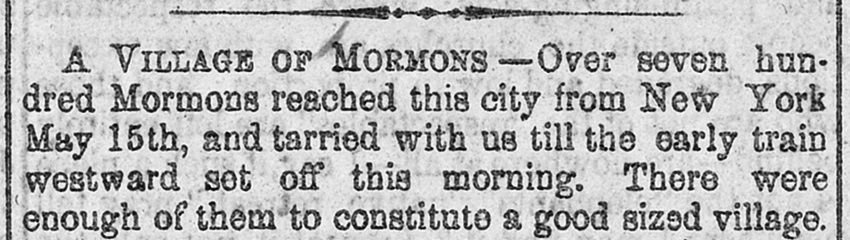
%> input picture Images/text.jpg, 850 x 240 px
$ octave umbralizacion.m   (GNU Octave 9; MATLAB toolbox functions it lacks are replaced by stand-ins)
%> lines starting %> are read from the running program, lines starting %| are printed output that depends on the picture; in (x1, y1, x2, y2) boxes, pixels count from 0 and x2, y2 are one past the last pixel; in counts of white or black regions, pixels touching at a corner belong together; the program's own positions count from 1
I = imread('Images/text.jpg');
%> I is the input picture: size 240x850x3 uint8; min 0, max 255, mean 183.6
img = rgb2gray(I);
imhist(img);
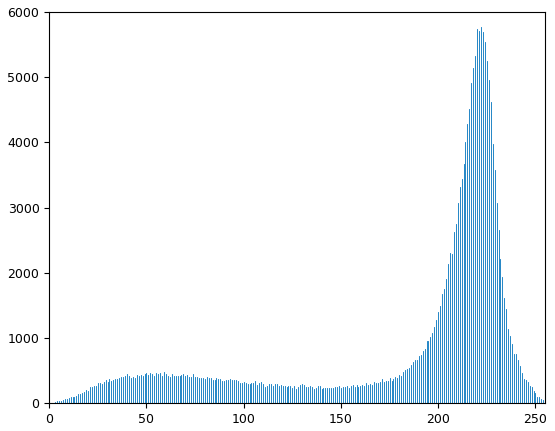
%> figure redrawn from the program's plot data; highest point at x = 222, y = 5768
BW = imbinarize(img, 0.6);
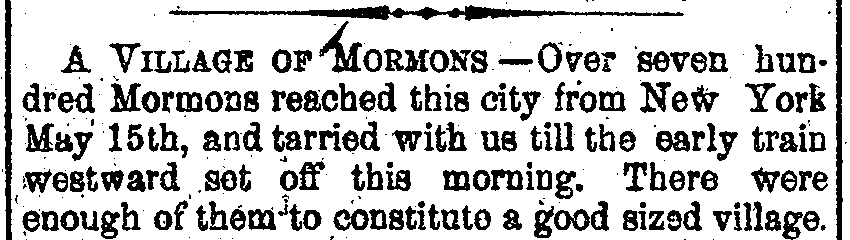
%> BW: size 240x850 logical; 77.1% white; 305 black regions (115 under 20 px), largest, box (x1, y1, x2, y2) and area: (169, 5, 684, 21) 2747, (4, 0, 12, 240) 1405, (836, 0, 843, 240) 1354
imshow(BW);

$ run again, with Images/mariposa.jpg copied over Images/text.jpg
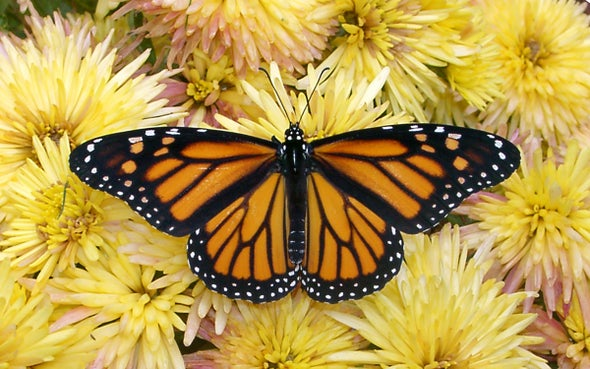
%> input picture Images/mariposa.jpg, 590 x 369 px
%> I is the input picture: size 369x590x3 uint8; mean R, G, B 182.1, 152.7, 73.9
%> `imhist(img);`:
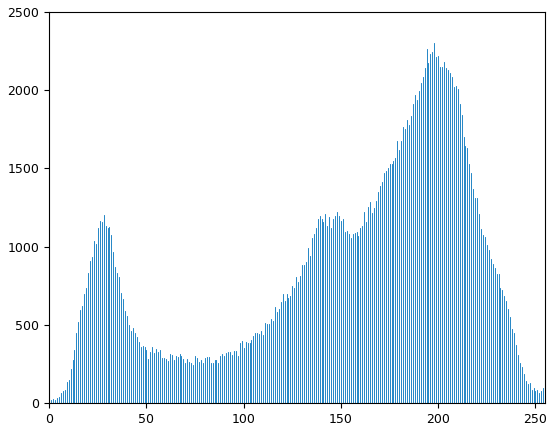
%> figure redrawn from the program's plot data; highest point at x = 198, y = 2300
%> `BW = imbinarize(img, 0.6);`:
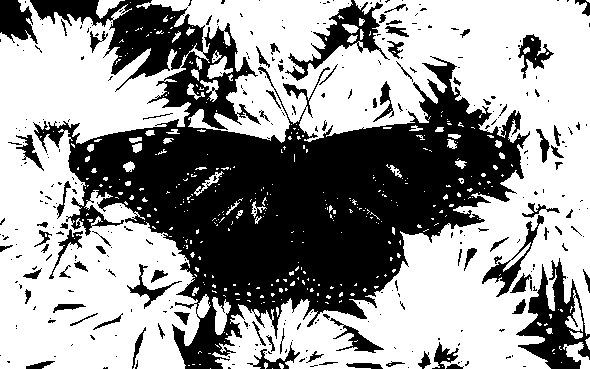
%> BW: size 369x590 logical; 60% white; 348 black regions (265 under 20 px), largest, box (x1, y1, x2, y2) and area: (30, 0, 530, 369) 70782, (516, 258, 590, 369) 3459, (285, 0, 390, 81) 2141
